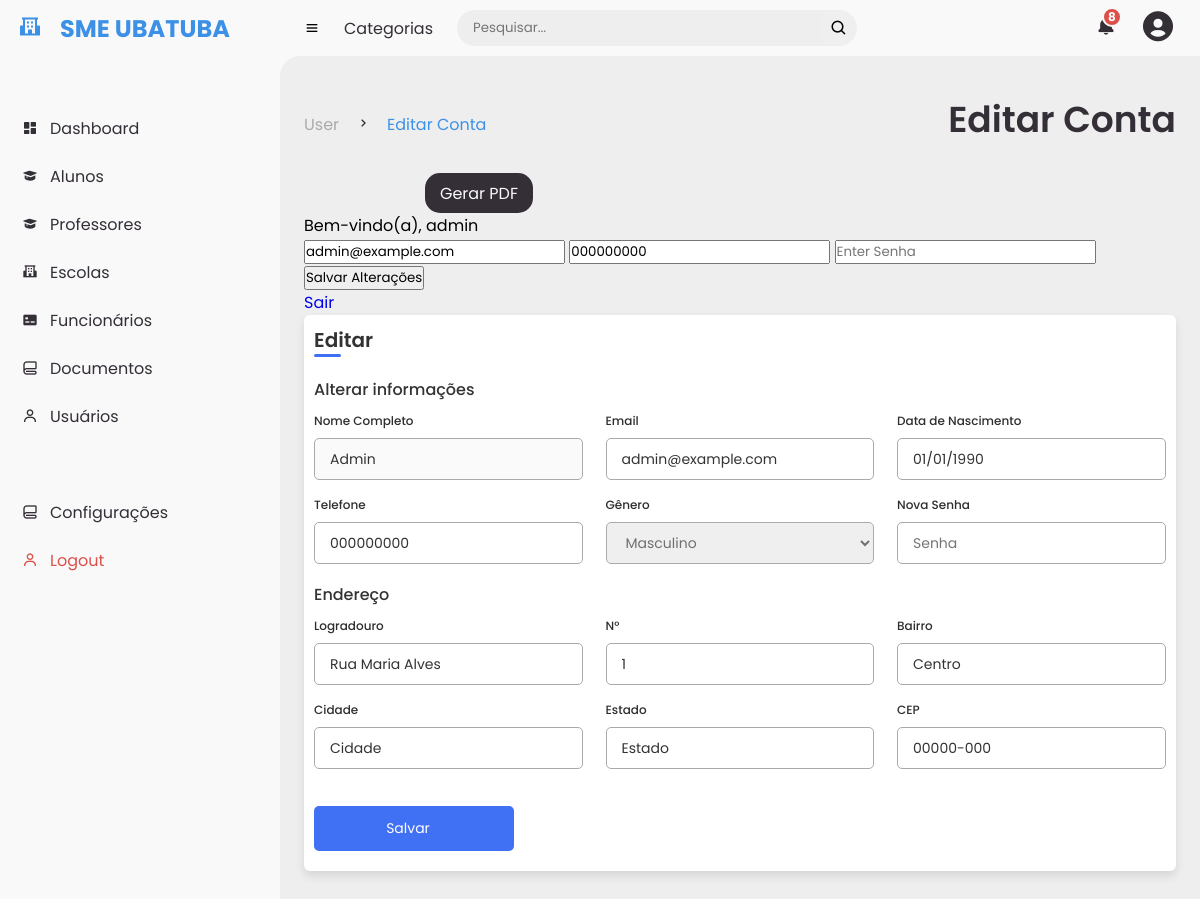
The app's page /user/editar (signed in) with its own data.
### aplication.py (models this page shows, shortened)
class users(db.Model):
    _id = db.Column("id", db.Integer, primary_key=True)
    name = db.Column(db.String(100))
    telefone = db.Column(db.String(100))
    email = db.Column(db.String(100))
    senha = db.Column(db.String(100))
    data = db.Column(db.String(10))  # Alterado para db.String
    hora = db.Column(db.String(8))  # Coluna para armazenar a hora
    situacao = db.Column(db.String(8))
    genero = db.Column(db.String(100))
    cpf = db.Column(db.String(100))
    data_nascimento = db.Column(db.String(100))
    matricula = db.Column(db.String(100))
    usuario = db.Column(db.String(100))
    lotacao = db.Column(db.String(100))
    cargo = db.Column(db.String(100))
    local_trabalho = db.Column(db.String(100))
    logradouro = db.Column(db.String(100))
    numero = db.Column(db.String(100))
    bairro = db.Column(db.String(100))
    cidade = db.Column(db.String(100))
    estado = db.Column(db.String(100))
    cep = db.Column(db.String(100))

### aplication.py (the view, shortened to what this page needs)
@app.route("/user/editar", methods=["POST", "GET"])
def editar():
    if "user_id" in session:
        user_id = session["user_id"]
        found_user = users.query.get(user_id)
        return render_template("editarconta.html", user=found_user)
    else:
        flash("Você não está logado!")
        return redirect(url_for("login"))

### templates/editarconta.html (shortened to what this page needs)
{% extends "base.html" %}
{% block first_title %}User{% endblock %}
{% block main_title%}Editar Conta{% endblock %}
{% block sub_title %}Editar Conta{% endblock %}
{% block content %}
<p>Bem-vindo(a), {{user.usuario}}</p>
<form action="{{ url_for('editar') }}" method="POST">
    <input type="email" name="email" placeholder="Enter E-mail" value="{{ user.email }}" />
    <input type="text" name="telefone" placeholder="Enter Telefone" value="{{ user.telefone }}" />
    <input type="password" name="senha" placeholder="Enter Senha" value="{{ senha }}" />
    <input type="submit" value="Salvar Alterações" />
</form>
<a href="/logout" value="Sair">Sair</a>
<head>
    <link rel="stylesheet" type="text/css" href="{{ url_for('static', filename='styles/editar.css')}}">
</head>
<div class="container">
    <header>Editar</header>
    <form form action="{{ url_for('editar') }}" method="POST">
        <div class="form first">
            <div class="details personal">
                <span class="title">Alterar informações</span>
                <div class="fields">
                    <div class="input-field" >
                        <label>Nome Completo</label>
                        <input type="text" placeholder="Entre com seu nome" value="{{user.name}}" disabled>
                    </div>
                    <div class="input-field">
                        <label>Email</label>
                        <input type="text" name="email" placeholder="Entre com seu email" value="{{user.email}}" required>
                    </div>
                    <div class="input-field">
                        <label>Data de Nascimento</label>
                        <input type="text" name="edit_user_nascimento" value="{{user.data_nascimento}}" required>
                    </div>
                    <div class="input-field">
                        <label>Telefone</label>
                        <input type="phone" name="telefone" placeholder="Entre com seu Telefone" value="{{user.telefone}}" required>
                    </div>
                    <div class="input-field">
                        <label>Gênero</label>
                        <select required name="genero">
                            <option value="Masculino" {% if user.genero == 'Masculino' %}selected{% endif %}>Masculino</option>
                        </select>
                    </div>
                    <div class="input-field">
                        <label>Nova Senha</label>
                        <input type="password" name="senha" placeholder="Senha">
                    </div>
                </div>
            </div>
            <div class="details ID">
                <span class="title">Endereço</span>
                <div class="fields">
                    <div class="input-field">
                        <label>Logradouro</label>
                        <input type="text" name="edit_user_rua" value="{{user.logradouro}}" required>
                    </div>
                    <div class="input-field">
                        <label>N°</label>
                        <input type="text" name="edit_user_numero" value="{{user.numero}}" required>
                    </div>
                    <div class="input-field">
                        <label>Bairro</label>
                        <input type="text" name="edit_user_bairro" value="{{user.bairro}}" required>
                    </div>
                    <div class="input-field">
                        <label>Cidade</label>
                        <input type="text" name="edit_user_cidade" value="{{user.cidade}}" required>
                    </div>
                    <div class="input-field">
                        <label>Estado</label>
                        <input type="text" name="edit_user_estado" value="{{user.estado}}" required>
                    </div>
                    <div class="input-field">
                        <label>CEP</label>
                        <input type="text" name="edit_user_cep" value="{{user.cep}}" required>
                    </div>
                </div>
                    <button class="sumbit">
                        <span class="btnText">Salvar</span>
                    </button>
                </div>
            </div>
        </div>
{% endblock %}

### static/styles/style.css (style rules this page uses)
* { margin: 0; padding: 0; box-sizing: border-box; font-family: var(--poppins); }
a { text-decoration: none; }
:root { --poppins: 'Poppins', sans-serif; --light: #F9F9F9; --blue: #3c91e6; --light-blue: #CFE8FF; --grey: #eee; --dark-grey: #AAAAAA; --dark: #342E37; --red: #DB504A; --yellow: #FFCE26; --light-yellow: #FFF2C6; --orange: #FD7238; --light-orange: #FFE0F3; }
body { background: var(--grey); }

### static/styles/editar.css (style rules this page uses)
.container { position: relative; width: 100%; border-radius: 6px; padding: 10px; background-color: #fff; box-shadow: 0 5px 10px rgba(0,0,0,0.1); }
.container header { position: relative; font-size: 20px; font-weight: 600; color: #333; }
.container header::before { content: ""; position: absolute; left: 0; bottom: -2px; height: 3px; width: 27px; border-radius: 8px; background-color: #4070f4; }
.container form { position: relative; margin-top: 16px; min-height: 490px; background-color: #fff; overflow: hidden; }
.container form .form { position: absolute; background-color: #fff; transition: 0.3s ease; }
.container form .title { display: block; margin-bottom: 8px; font-size: 16px; font-weight: 500; margin: 6px 0; color: #333; }
.container form .fields { display: flex; align-items: center; justify-content: space-between; flex-wrap: wrap; }
form .fields .input-field { display: flex; width: calc(100% / 3 - 15px); flex-direction: column; margin: 4px 0; }
.input-field label { font-size: 12px; font-weight: 500; color: #2e2e2e; }
.input-field input, select { outline: none; font-size: 14px; font-weight: 400; color: #333; border-radius: 5px; border: 1px solid #aaa; padding: 0 15px; height: 42px; margin: 8px 0; }
.input-field select, .input-field input[type="date"] { color: #707070; }
.container form button, .backBtn { display: flex; align-items: center; justify-content: center; height: 45px; max-width: 200px; width: 100%; border: none; outline: none; color: #fff; border-radius: 5px; margin: 25px 0; background-color: #4070f4; transition: all 0.3s linear; cursor: pointer; }
.container form .btnText { font-size: 14px; font-weight: 400; }

### records on screen
users: usuario "admin", email "admin@example.com", telefone "000000000", name "Admin", edit_user_nascimento "01/01/1990", genero "Masculino", edit_user_rua "Rua Maria Alves", edit_user_numero "1", edit_user_bairro "Centro", edit_user_cidade "Cidade", edit_user_estado "Estado", edit_user_cep "00000-000"
